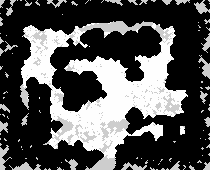
#> input picture examples/map/valmet_map.pgm, 210 x 170 px
$ python -i quality.py   (imports and definitions only)   (older library calls are emulated)
#> lines starting #> are read from the running program, lines starting #| are printed output that depends on the picture
#> further down, picture is the input picture: shape (170, 210, 3); min 0, max 254, mean 83.1
"""CPU-only, explicit and revisable quality heuristics. NOT calibrated confidence."""
from __future__ import annotations
from dataclasses import asdict, dataclass
import json
from pathlib import Path
import numpy as np
import cv2
from scipy.ndimage import binary_erosion, label

@dataclass(frozen=True)
class Policy:
    alpha_min: float = 0.5
    min_depth_m: float = 0.15
    max_depth_m: float = 25.0
    frame_min_usable: float = 0.15
    frame_review_usable: float = 0.70
    frame_near_reject: float = 0.90
    frame_near_review: float = 0.25
    blank_std_max: float = 1.5
    blank_lap_max: float = 0.5
    blur_lap_max: float = 12.0
    blur_gradient_max: float = 6.0
    depth_jump_abs_m: float = 0.10
    depth_jump_rel: float = 0.08
    min_mask_area: int = 32
    small_mask_area: int = 128
    min_mask_usable: float = 0.20
    good_mask_usable: float = 0.70
    max_mask_area_fraction: float = 0.85
    min_geometry_pixels: int = 32
    min_geometry_ratio: float = 0.50
    max_interior_edge_ratio: float = 0.30
    min_largest_component: float = 0.55
    min_feature_conf: float = 0.25
    interior_erosion_px: int = 1
    max_geometry_samples: int = 2048

    # [22 lines left out: functions validate, load, not called in this run]


def image_features(rgb):
    gray = cv2.cvtColor(rgb, cv2.COLOR_RGB2GRAY).astype(np.float32)
    lap = cv2.Laplacian(gray, cv2.CV_32F, ksize=1)
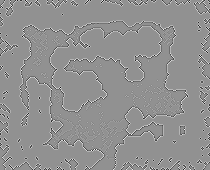
#> lap: shape (170, 210) float32; min -1016, max 762, mean -0.5; drawn with min black and max white
    gx = cv2.Sobel(gray, cv2.CV_32F, 1, 0, ksize=3)/8
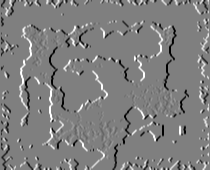
#> gx: shape (170, 210) float32; min -127, max 127, mean 0; drawn with min black and max white
    gy = cv2.Sobel(gray, cv2.CV_32F, 0, 1, ksize=3)/8
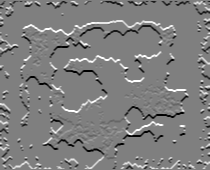
#> gy: shape (170, 210) float32; min -127, max 127, mean 0.2; drawn with min black and max white
    return gray, lap, np.hypot(gx,gy)


# [145 lines left out: functions depth_support, frame_metrics, validate_camera, surface_summary, mask_metrics, decide_mask, not called in this run]

>>> import cv2
>>> picture = cv2.cvtColor(cv2.imread('../examples/map/valmet_map.pgm'), cv2.COLOR_BGR2RGB)
>>> result = image_features(picture)
